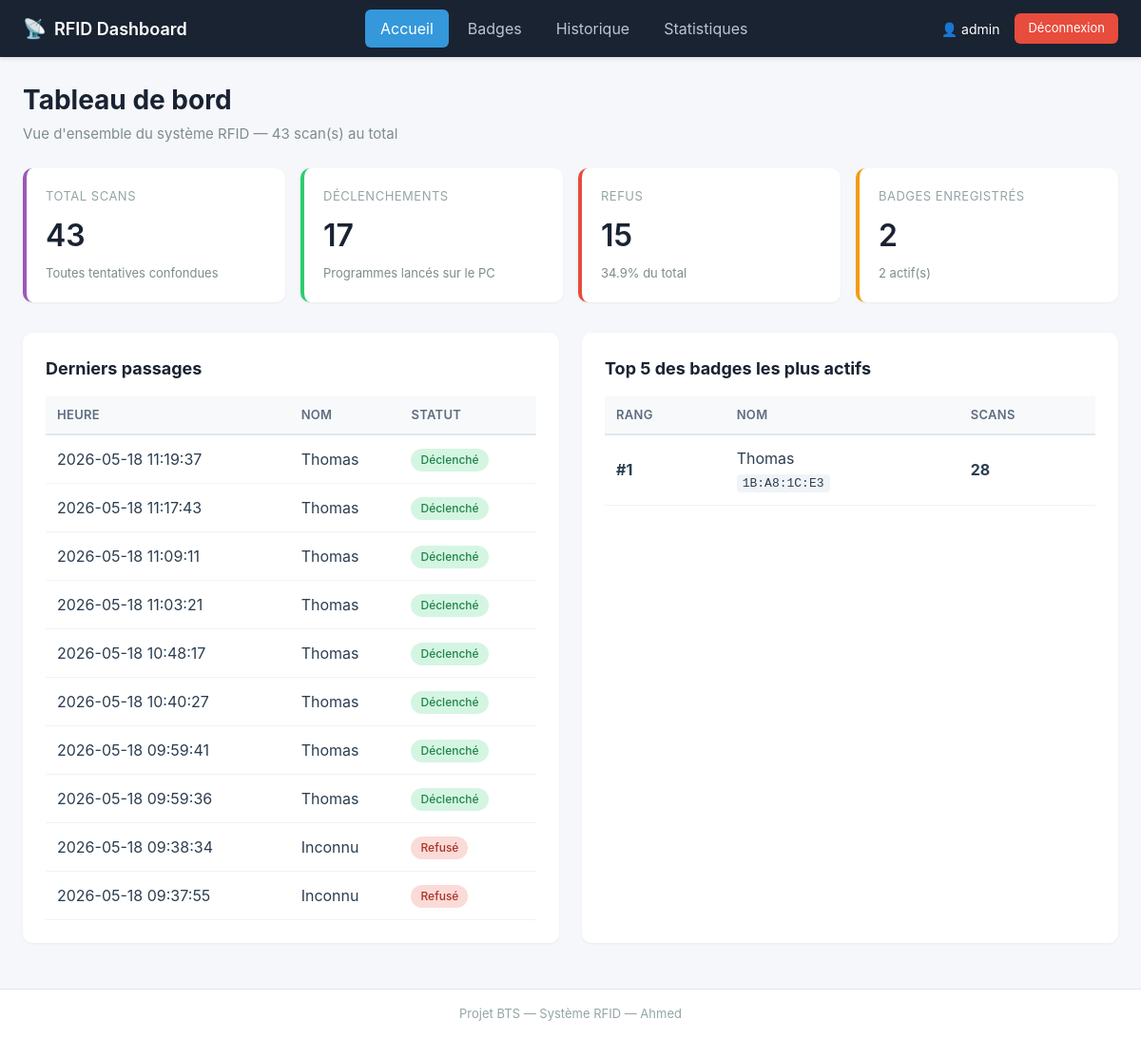
Page / (signed in) on the committed database.
### tables this page shows
CREATE TABLE passages (
                id         INTEGER PRIMARY KEY AUTOINCREMENT,
                timestamp  TIMESTAMP NOT NULL,
                uid        TEXT    NOT NULL,
                nom        TEXT    NOT NULL,
                autorise   INTEGER NOT NULL,
                declenche  INTEGER NOT NULL DEFAULT 0
            );

### server.py (the view)
@app.route("/")
@auth.login_required
def dashboard():
    stats = db.stats_globales()
    derniers = db.list_passages(limit=10)
    derniers_dicts = [dict(r) for r in derniers]
    for d in derniers_dicts:
        d["timestamp"] = str(d["timestamp"])
    top = [dict(r) for r in db.top_badges(limit=5)]
    return render_template(
        "dashboard.html",
        stats=stats,
        derniers_passages=derniers_dicts,
        top=top,
    )

### auth.py (called while the page is built)
def utilisateur_connecte() -> bool:
    return "user_id" in session

def login_required(view_func):
    @wraps(view_func)
    def wrapper(*args, **kwargs):
        if not utilisateur_connecte():
            flash("Veuillez vous connecter pour accéder à cette page.", "warning")
            return redirect(url_for("login", next=request.path))
        return view_func(*args, **kwargs)
    return wrapper

### database.py (called while the page is built)
@contextmanager
def get_conn():
    conn = sqlite3.connect(DB_PATH)
    conn.row_factory = sqlite3.Row
    conn.execute("PRAGMA foreign_keys = ON")
    try:
        yield conn
        conn.commit()
    except Exception:
        conn.rollback()
        raise
    finally:
        conn.close()

def list_passages(limit: int = 100, uid_filter: str = None, autorise_filter: str = None):
    query = "SELECT * FROM passages WHERE 1=1"
    params = []
    if uid_filter:
        query += " AND uid LIKE ?"
        params.append(f"%{uid_filter.upper()}%")
    if autorise_filter == "oui":
        query += " AND autorise = 1"
    elif autorise_filter == "non":
        query += " AND autorise = 0"
    query += " ORDER BY timestamp DESC LIMIT ?"
    params.append(limit)
    with get_conn() as conn:
        return conn.execute(query, params).fetchall()

def top_badges(limit: int = 5):
    with get_conn() as conn:
        return conn.execute(
            """SELECT uid, nom, COUNT(*) AS nb_scans
               FROM passages
               WHERE autorise = 1
               GROUP BY uid, nom
               ORDER BY nb_scans DESC
               LIMIT ?""",
            (limit,),
        ).fetchall()

### templates/dashboard.html (shortened to what this page needs)
{% extends "base.html" %}
{% block content %}
<div class="page-header">
    <h1>Tableau de bord</h1>
    <p>Vue d'ensemble du système RFID — {{ stats.total_scans }} scan(s) au total</p>
</div>
<div class="stats-grid">
    <div class="stat-card info">
        <div class="stat-label">Total scans</div>
        <div class="stat-value">{{ stats.total_scans }}</div>
        <div class="stat-detail">Toutes tentatives confondues</div>
    </div>
    <div class="stat-card success">
        <div class="stat-label">Déclenchements</div>
        <div class="stat-value">{{ stats.total_declenchements }}</div>
        <div class="stat-detail">Programmes lancés sur le PC</div>
    </div>
    <div class="stat-card danger">
        <div class="stat-label">Refus</div>
        <div class="stat-value">{{ stats.total_refus }}</div>
        <div class="stat-detail">{{ stats.taux_refus }}% du total</div>
    </div>
    <div class="stat-card warning">
        <div class="stat-label">Badges enregistrés</div>
        <div class="stat-value">{{ stats.total_badges }}</div>
        <div class="stat-detail">{{ stats.badges_actifs }} actif(s)</div>
    </div>
</div>
<div class="cards-row">
    <div class="card">
        <h2>Derniers passages</h2>
        {% if derniers_passages %}
        <table class="table">
            <thead>
                <tr>
                    <th>Heure</th>
                    <th>Nom</th>
                    <th>Statut</th>
                </tr>
            </thead>
            <tbody>
            {% for p in derniers_passages %}
                <tr>
                    <td>{{ p.timestamp[:19] }}</td>
                    <td>{{ p.nom }}</td>
                    <td>
                        {% if p.declenche %}
                            <span class="badge badge-success">Déclenché</span>
                        {% elif p.autorise %}
                            <span class="badge badge-warning">Autorisé (Win KO)</span>
                        {% else %}
                            <span class="badge badge-danger">Refusé</span>
                        {% endif %}
                    </td>
                </tr>
            {% endfor %}
            </tbody>
        </table>
        {% else %}
            <p style="color: #95a5a6; text-align: center; padding: 20px;">
                Aucun passage enregistré pour l'instant.
            </p>
        {% endif %}
    </div>
    <div class="card">
        <h2>Top 5 des badges les plus actifs</h2>
        {% if top %}
        <table class="table">
            <thead>
                <tr>
                    <th>Rang</th>
                    <th>Nom</th>
                    <th>Scans</th>
                </tr>
            </thead>
            <tbody>
            {% for b in top %}
                <tr>
                    <td><strong>#{{ loop.index }}</strong></td>
                    <td>{{ b.nom }}<br><span class="uid">{{ b.uid }}</span></td>
                    <td><strong>{{ b.nb_scans }}</strong></td>
                </tr>
            {% endfor %}
            </tbody>
        </table>
        {% else %}
            <p style="color: #95a5a6; text-align: center; padding: 20px;">
                Pas encore assez de données.
            </p>
        {% endif %}
    </div>
</div>
{% endblock %}

### templates/base.html (shortened to what this page needs)
<!DOCTYPE html>
<html lang="fr">
<head>
    <link rel="stylesheet" href="{{ url_for('static', filename='style.css') }}">
</head>
<body>
    {% if session.get('user_id') %}
    <nav class="navbar">
        <div class="nav-brand">
            <span class="brand-icon">📡</span>
            <span>RFID Dashboard</span>
        </div>
        <ul class="nav-links">
            <li><a href="{{ url_for('dashboard') }}" class="{% if request.endpoint == 'dashboard' %}active{% endif %}">Accueil</a></li>
            <li><a href="{{ url_for('badges_page') }}" class="{% if request.endpoint == 'badges_page' %}active{% endif %}">Badges</a></li>
            <li><a href="{{ url_for('historique_page') }}" class="{% if request.endpoint == 'historique_page' %}active{% endif %}">Historique</a></li>
            <li><a href="{{ url_for('stats_page') }}" class="{% if request.endpoint == 'stats_page' %}active{% endif %}">Statistiques</a></li>
        </ul>
        <div class="nav-user">
            <span>👤 {{ session.username }}</span>
            <a href="{{ url_for('logout') }}" class="btn-logout">Déconnexion</a>
        </div>
    </nav>
    {% endif %}
    <main class="container">
        {% block content %}{% endblock %}
    </main>
    <footer class="footer">
        <p>Projet BTS — Système RFID — Ahmed</p>
    </footer>
</body>
</html>

### static/style.css (style rules this page uses)
* { box-sizing: border-box; margin: 0; padding: 0; }
body { font-family: -apple-system, BlinkMacSystemFont, "Segoe UI", Roboto, sans-serif; background: #f5f7fa; color: #2c3e50; line-height: 1.5; min-height: 100vh; display: flex; flex-direction: column; }
.navbar { background: #1a2332; color: white; padding: 0 24px; display: flex; align-items: center; justify-content: space-between; height: 60px; box-shadow: 0 2px 4px rgba(0,0,0,0.1); }
.nav-brand { font-size: 18px; font-weight: 600; display: flex; align-items: center; gap: 8px; }
.brand-icon { font-size: 20px; }
.nav-links { list-style: none; display: flex; gap: 4px; }
.nav-links a { color: #b8c5d6; text-decoration: none; padding: 8px 16px; border-radius: 6px; transition: all 0.2s; display: block; }
.nav-links a.active { background: #3498db; color: white; }
.nav-user { display: flex; align-items: center; gap: 16px; font-size: 14px; }
.btn-logout { color: white; text-decoration: none; padding: 6px 14px; background: #e74c3c; border-radius: 6px; font-size: 13px; transition: background 0.2s; }
.container { flex: 1; max-width: 1200px; margin: 0 auto; padding: 24px; width: 100%; }
.footer { text-align: center; padding: 16px; color: #95a5a6; font-size: 13px; border-top: 1px solid #e1e8ed; background: white; }
.page-header { margin-bottom: 24px; }
.page-header h1 { font-size: 28px; color: #1a2332; margin-bottom: 4px; }
.page-header p { color: #7f8c8d; font-size: 15px; }
.stats-grid { display: grid; grid-template-columns: repeat(auto-fit, minmax(200px, 1fr)); gap: 16px; margin-bottom: 32px; }
.stat-card { background: white; padding: 20px; border-radius: 10px; box-shadow: 0 1px 3px rgba(0,0,0,0.05); border-left: 4px solid #3498db; }
.stat-card.success { border-left-color: #2ecc71; }
.stat-card.warning { border-left-color: #f39c12; }
.stat-card.danger { border-left-color: #e74c3c; }
.stat-card.info { border-left-color: #9b59b6; }
.stat-card .stat-label { font-size: 13px; color: #95a5a6; text-transform: uppercase; letter-spacing: 0.5px; margin-bottom: 8px; }
.stat-card .stat-value { font-size: 32px; font-weight: 600; color: #1a2332; }
.stat-card .stat-detail { font-size: 13px; color: #7f8c8d; margin-top: 6px; }
.card { background: white; padding: 24px; border-radius: 10px; box-shadow: 0 1px 3px rgba(0,0,0,0.05); margin-bottom: 24px; }
.card h2 { font-size: 18px; color: #1a2332; margin-bottom: 16px; }
.cards-row { display: grid; grid-template-columns: 1fr 1fr; gap: 24px; }
.table { width: 100%; border-collapse: collapse; }
.table th { text-align: left; padding: 10px 12px; background: #f8f9fb; color: #5d6d7e; font-size: 13px; font-weight: 600; text-transform: uppercase; letter-spacing: 0.3px; border-bottom: 2px solid #e1e8ed; }
.table td { padding: 12px; border-bottom: 1px solid #f0f3f7; }
.table .uid { font-family: "Courier New", monospace; font-size: 13px; background: #f0f3f7; padding: 2px 6px; border-radius: 4px; }
.badge { display: inline-block; padding: 3px 10px; border-radius: 12px; font-size: 12px; font-weight: 500; }
.badge-success { background: #d5f5e3; color: #1e8449; }
.badge-danger { background: #fadbd8; color: #a93226; }

### rows in the picture
passages: timestamp "2026-05-18 11:19:37", nom "Thomas", declenche "Déclenché"
passages: timestamp "2026-05-18 11:17:43", nom "Thomas", declenche "Déclenché"
passages: timestamp "2026-05-18 11:09:11", nom "Thomas", declenche "Déclenché"
passages: timestamp "2026-05-18 11:03:21", nom "Thomas", declenche "Déclenché"
passages: timestamp "2026-05-18 10:48:17", nom "Thomas", declenche "Déclenché"
passages: timestamp "2026-05-18 10:40:27", nom "Thomas", declenche "Déclenché"
passages: timestamp "2026-05-18 09:59:41", nom "Thomas", declenche "Déclenché"
passages: timestamp "2026-05-18 09:59:36", nom "Thomas", declenche "Déclenché"
passages: timestamp "2026-05-18 09:38:34", nom "Inconnu", declenche "Refusé"
passages: timestamp "2026-05-18 09:37:55", nom "Inconnu", declenche "Refusé"
passages: nom "Thomas", uid "1B:A8:1C:E3", nb_scans "28"

### other values in the picture
{{ session.username }} "admin"
{{ stats.total_scans }} "43"
{{ stats.total_declenchements }} "17"
{{ stats.total_refus }} "15"
{{ stats.taux_refus }} "34.9"
{{ stats.total_badges }} "2"
{{ stats.badges_actifs }} "2"
